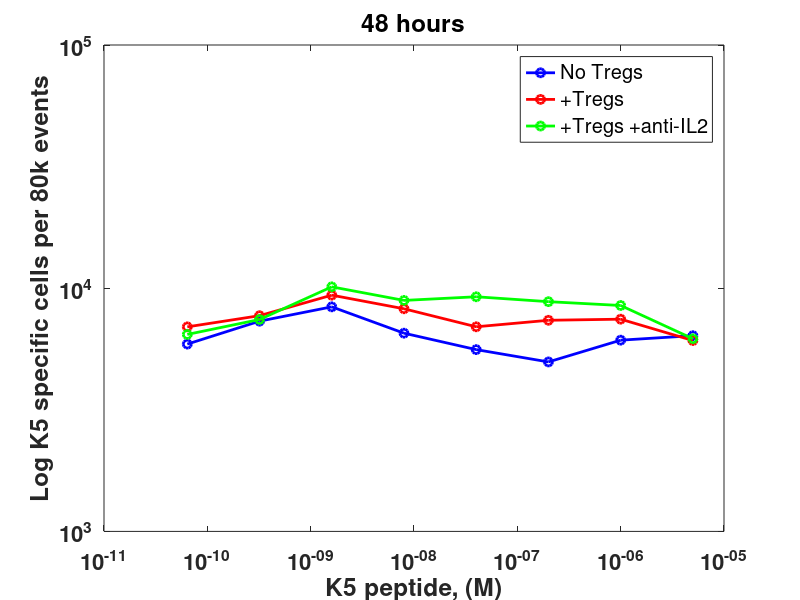
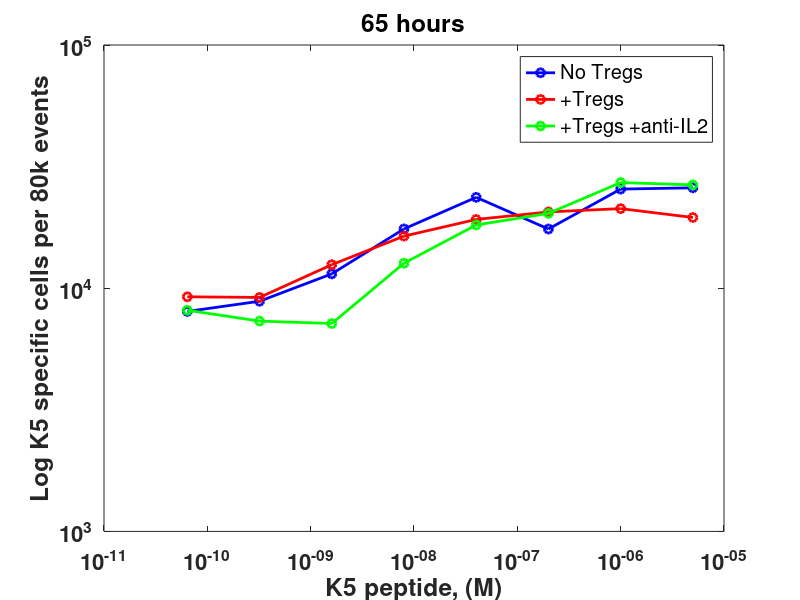
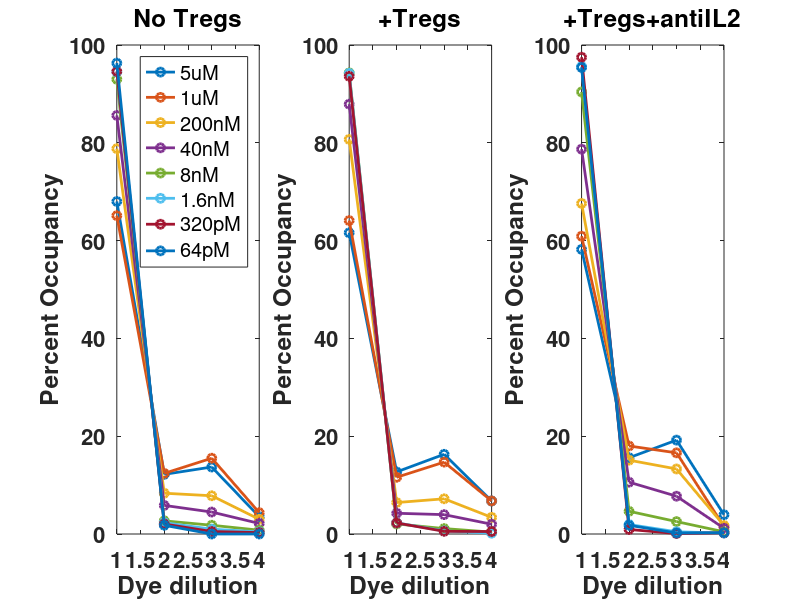
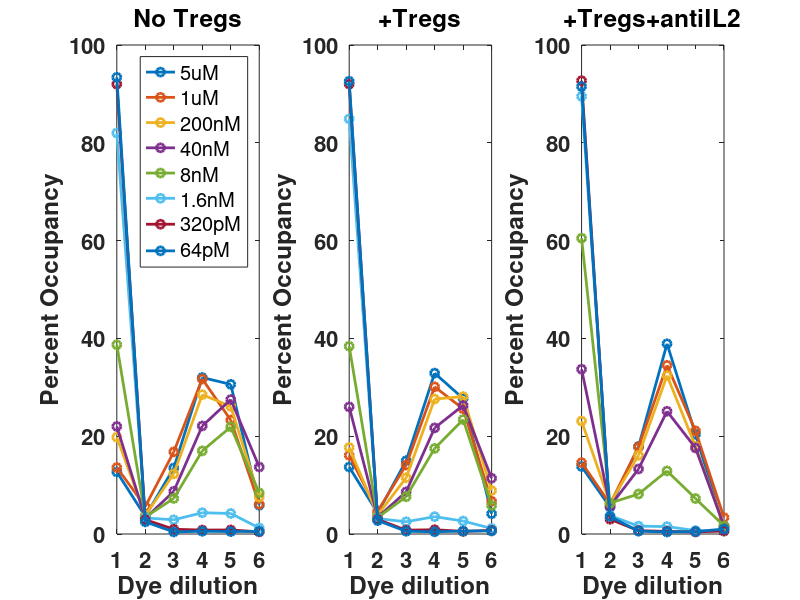

Here is the MATLAB script that generated these plots, in order:
%T1 counts

CTV=[6379
6114
4976
5591
6532
8382
7319
5891
6093
7458
7381
6940
8230
9363
7709
6935
6198
8490
8803
9221
8908
10129
7435
6455];

NoTregs=CTV(1:8);
Tregs=CTV(9:16);
antiIL2=CTV(17:24);

peptide=[5e-6 1e-6 200e-9 40e-9 8e-9 1.6e-9 320e-12 64e-12];

figure()
hold on
plot(peptide, NoTregs, '-bo', 'linewidth', 2)
plot(peptide, Tregs, '-ro', 'linewidth', 2)
plot(peptide, antiIL2, '-go', 'linewidth', 2)
set(gca, 'Fontsize', 16, 'Fontweight', 'bold', 'xscale', 'log', 'yscale', 'log')
set(gcf, 'color', 'w')
ylabel('Log K5 specific cells per 80k events')
xlabel('K5 peptide, (M)')
legend('No Tregs', '+Tregs', '+Tregs +anti-IL2')
box on
title('48 hours')
%%

%T2 counts

CTV=[25873
25558
17515
23642
17531
11454
8838
8026
19538
21244
20590
19174
16372
12494
9163
9218
26596
27188
20310
18197
12670
7158
7324
8116];

NoTregs=CTV(1:8);
Tregs=CTV(9:16);
antiIL2=CTV(17:24);

peptide=[5e-6 1e-6 200e-9 40e-9 8e-9 1.6e-9 320e-12 64e-12];

figure()
hold on
plot(peptide, NoTregs, '-bo', 'linewidth', 2)
plot(peptide, Tregs, '-ro', 'linewidth', 2)
plot(peptide, antiIL2, '-go', 'linewidth', 2)
set(gca, 'Fontsize', 16, 'Fontweight', 'bold', 'xscale', 'log', 'yscale', 'log')
set(gcf, 'color', 'w')
ylabel('Log K5 specific cells per 80k events')
xlabel('K5 peptide, (M)')
legend('No Tregs', '+Tregs', '+Tregs +anti-IL2')
box on
title('65 hours')


%%

%Percent Occupancy T1

CTV=[68	12.2	13.7	3.54
65.1	12.4	15.5	4.37
78.8	8.34	7.82	3.01
85.6	5.85	4.49	2.16
93	2.69	1.79	0.781
94.5	2.31	0.99	0.429
94.6	2.04	0.506	0.287
96.3	1.78	0	0
61.6	12.7	16.3	6.76
64.1	11.6	14.7	6.76
80.7	6.43	7.2	3.41
87.9	4.24	3.96	2
94.3	2.06	1.11	0.384
94.2	2.28	0.636	0.169
93.6	2.26	0.548	0.505
58.2	15.6	19.2	3.94
60.9	18	16.6	1.51
67.6	15.1	13.3	1.74
78.7	10.6	7.73	1.16
90.4	4.65	2.54	0.449
95.6	1.94	0.454	0.188
97.5	0.928	0.0941	0.242
95.4	1.78	0.217	0.263];

NoTregs=CTV(1:8,:);
Tregs=CTV(9:15,:);
antiIL2=CTV(16:23,:);

peak=[1 2 3 4];

figure()
subplot(1,3,1)
plot(peak, NoTregs, '-o', 'linewidth', 2)
set(gca, 'Fontsize', 16, 'Fontweight', 'bold')
set(gcf, 'color', 'w')
ylabel('Percent Occupancy')
xlabel('Dye dilution')
legend('5uM', '1uM', '200nM', '40nM', '8nM', '1.6nM', '320pM', '64pM')
box on
title('No Tregs')
subplot(1,3,2)
plot(peak, Tregs, '-o', 'linewidth', 2)
set(gca, 'Fontsize', 16, 'Fontweight', 'bold')
set(gcf, 'color', 'w')
ylabel('Percent Occupancy')
xlabel('Dye dilution')
box on
title('+Tregs')
subplot(1,3,3)
plot(peak, antiIL2, '-o', 'linewidth', 2)
set(gca, 'Fontsize', 16, 'Fontweight', 'bold')
set(gcf, 'color', 'w')
ylabel('Percent Occupancy')
xlabel('Dye dilution')
box on
title('+Tregs+antiIL2')

%%
%Percent Occupancy T2

CTV=[12.7	3.6	13.5	32	30.6	5.89
13.6	5.63	16.8	31.7	23.3	6.08
19.8	3.81	12.3	28.5	26.1	7.53
22	3.18	8.74	22.1	27.5	13.7
38.7	3.46	7.27	17	21.9	8.4
82	3.29	2.9	4.35	4.2	1.23
92	2.93	0.973	0.803	0.826	0.441
93.4	2.48	0.424	0.561	0.498	0.548
13.7	4.26	15	32.9	27.7	4.15
16.1	4.68	14.1	30.1	25.6	6.69
17.7	3.87	11.5	27.6	28.1	8.89
26	3.43	8.63	21.7	26.3	11.4
38.4	3.37	7.62	17.5	23.4	5.81
84.9	3.16	2.5	3.55	2.65	1.13
92	2.97	0.786	0.873	0.535	0.731
92.6	2.74	0.564	0.456	0.597	0.629
13.8	5.49	17.9	38.9	20.4	1.27
14.6	6.14	17.8	34.5	21.1	3.36
23.1	6.3	16.1	32.4	17.9	1.66
33.7	5.67	13.3	25.1	17.6	1.63
60.5	6.33	8.18	12.9	7.25	1.66
89.5	3.76	1.61	1.52	0.699	0.573
92.7	3.02	0.683	0.532	0.423	0.628
91.5	3.57	0.579	0.419	0.481	1.02];

NoTregs=CTV(1:8,:);
Tregs=CTV(9:16,:);
antiIL2=CTV(17:24,:);

peak=[1 2 3 4 5 6];

figure()
subplot(1,3,1)
plot(peak, NoTregs, '-o', 'linewidth', 2)
set(gca, 'Fontsize', 16, 'Fontweight', 'bold')
set(gcf, 'color', 'w')
ylabel('Percent Occupancy')
xlabel('Dye dilution')
legend('5uM', '1uM', '200nM', '40nM', '8nM', '1.6nM', '320pM', '64pM')
box on
title('No Tregs')
subplot(1,3,2)
plot(peak, Tregs, '-o', 'linewidth', 2)
set(gca, 'Fontsize', 16, 'Fontweight', 'bold')
set(gcf, 'color', 'w')
ylabel('Percent Occupancy')
xlabel('Dye dilution')
box on
title('+Tregs')
subplot(1,3,3)
plot(peak, antiIL2, '-o', 'linewidth', 2)
set(gca, 'Fontsize', 16, 'Fontweight', 'bold')
set(gcf, 'color', 'w')
ylabel('Percent Occupancy')
xlabel('Dye dilution')
box on
title('+Tregs+antiIL2')

figure()
subplot(4,2,1)
hold on
plot(peak, NoTregs (1,:), '-ro', 'linewidth', 2)
plot(peak, Tregs (1,:), '-bo', 'linewidth', 2)
plot(peak, antiIL2 (1,:), '-go', 'linewidth', 2)
set(gca, 'Fontsize', 16, 'Fontweight', 'bold')
set(gcf, 'color', 'w')
ylabel('Percent Occupancy')
xlabel('Dye dilution')
legend('No Tregs', 'Tregs', 'Tregs + anti-IL2')
title('5uM K5')
subplot(4,2,2)
hold on
plot(peak, NoTregs (2,:), '-ro', 'linewidth', 2)
plot(peak, Tregs (2,:), '-bo', 'linewidth', 2)
plot(peak, antiIL2 (2,:), '-go', 'linewidth', 2)
set(gca, 'Fontsize', 16, 'Fontweight', 'bold')
set(gcf, 'color', 'w')
ylabel('Percent Occupancy')
xlabel('Dye dilution')
title('1uM K5')
subplot(4,2,3)
hold on
plot(peak, NoTregs (3,:), '-ro', 'linewidth', 2)
plot(peak, Tregs (3,:), '-bo', 'linewidth', 2)
plot(peak, antiIL2 (3,:), '-go', 'linewidth', 2)
set(gca, 'Fontsize', 16, 'Fontweight', 'bold')
set(gcf, 'color', 'w')
ylabel('Percent Occupancy')
xlabel('Dye dilution')
title('200nM K5')
subplot(4,2,4)
hold on
plot(peak, NoTregs (4,:), '-ro', 'linewidth', 2)
plot(peak, Tregs (4,:), '-bo', 'linewidth', 2)
plot(peak, antiIL2 (4,:), '-go', 'linewidth', 2)
set(gca, 'Fontsize', 16, 'Fontweight', 'bold')
set(gcf, 'color', 'w')
ylabel('Percent Occupancy')
xlabel('Dye dilution')
title('40nM K5')
subplot(4,2,5)
hold on
plot(peak, NoTregs (5,:), '-ro', 'linewidth', 2)
plot(peak, Tregs (5,:), '-bo', 'linewidth', 2)
plot(peak, antiIL2 (5,:), '-go', 'linewidth', 2)
set(gca, 'Fontsize', 16, 'Fontweight', 'bold')
set(gcf, 'color', 'w')
ylabel('Percent Occupancy')
xlabel('Dye dilution')
title('8nM K5')
subplot(4,2,6)
hold on
plot(peak, NoTregs (6,:), '-ro', 'linewidth', 2)
plot(peak, Tregs (6,:), '-bo', 'linewidth', 2)
plot(peak, antiIL2 (6,:), '-go', 'linewidth', 2)
set(gca, 'Fontsize', 16, 'Fontweight', 'bold')
set(gcf, 'color', 'w')
ylabel('Percent Occupancy')
xlabel('Dye dilution')
title('1.6nM K5')
subplot(4,2,7)
hold on
plot(peak, NoTregs (7,:), '-ro', 'linewidth', 2)
plot(peak, Tregs (7,:), '-bo', 'linewidth', 2)
plot(peak, antiIL2 (7,:), '-go', 'linewidth', 2)
set(gca, 'Fontsize', 16, 'Fontweight', 'bold')
set(gcf, 'color', 'w')
ylabel('Percent Occupancy')
xlabel('Dye dilution')
title('320pM K5')
subplot(4,2,8)
hold on
plot(peak, NoTregs (8,:), '-ro', 'linewidth', 2)
plot(peak, Tregs (8,:), '-bo', 'linewidth', 2)
plot(peak, antiIL2 (8,:), '-go', 'linewidth', 2)
set(gca, 'Fontsize', 16, 'Fontweight', 'bold')
set(gcf, 'color', 'w')
ylabel('Percent Occupancy')
xlabel('Dye dilution')
title('6.4pM K5')
%%

%CD25+ T1

CTV=[49.3
49.6
34
26
19.7
16
14.5
11.7
NaN
59.6
52.1
33.1
23.6
19.5
16.7
14.4
58.9
38.4
23.3
19.2
18.8
20.5
18.3
19.1];

NoTregs=CTV(1:8);
Tregs=CTV(9:16);
antiIL2=CTV(17:24);

peptide=[5e-6 1e-6 200e-9 40e-9 8e-9 1.6e-9 320e-12 64e-12];

figure()
hold on
plot(peptide, NoTregs, '-bo', 'linewidth', 2)
plot(peptide, Tregs, '-ro', 'linewidth', 2)
plot(peptide, antiIL2, '-go', 'linewidth', 2)
set(gca, 'Fontsize', 16, 'Fontweight', 'bold', 'xscale', 'log')
set(gcf, 'color', 'w')
ylabel('Percent CD25+')
xlabel('K5 peptide, (M)')
legend('No Tregs', '+Tregs', '+Tregs +anti-IL2')
box on
title('48 hours')
%%

%CD25+T2

CTV=[84.4
83.7
52.3
32.7
26.9
15.6
13.1
12.2
74.7
73.4
35.1
22
19.2
14.3
13.6
14.1
33.9
32.1
13.8
16
15.2
13.9
10.4
11.8];

NoTregs=CTV(1:8);
Tregs=CTV(9:16);
antiIL2=CTV(17:24);

peptide=[5e-6 1e-6 200e-9 40e-9 8e-9 1.6e-9 320e-12 64e-12];

figure()
hold on
plot(peptide, NoTregs, '-bo', 'linewidth', 2)
plot(peptide, Tregs, '-ro', 'linewidth', 2)
plot(peptide, antiIL2, '-go', 'linewidth', 2)
set(gca, 'Fontsize', 16, 'Fontweight', 'bold', 'xscale', 'log')
set(gcf, 'color', 'w')
ylabel('Percent CD25+')
xlabel('K5 peptide, (M)')
legend('No Tregs', '+Tregs', '+Tregs +anti-IL2')
box on
title('65 hours')

%%

%PD1 positive T1

CTV=[35.2
36.8
29.1
26.5
23
21.4
19.4
16.1
NaN
39.8
34.5
26.6
23.8
24.1
21.9
20.1
39.1
30.3
26.4
24.3
23.2
26.3
21.1
23.6];

NoTregs=CTV(1:8);
Tregs=CTV(9:16);
antiIL2=CTV(17:24);

peptide=[5e-6 1e-6 200e-9 40e-9 8e-9 1.6e-9 320e-12 64e-12];

figure()
hold on
plot(peptide, NoTregs, '-bo', 'linewidth', 2)
plot(peptide, Tregs, '-ro', 'linewidth', 2)
plot(peptide, antiIL2, '-go', 'linewidth', 2)
set(gca, 'Fontsize', 16, 'Fontweight', 'bold', 'xscale', 'log')
set(gcf, 'color', 'w')
ylabel('Percent PD1+')
xlabel('K5 peptide, (M)')
legend('No Tregs', '+Tregs', '+Tregs +anti-IL2')
box on
title('48 hours')

%%

%PD1 positive T2

CTV=[6.64
7.07
4.73
5.33
6.47
9.43
13
13.4
6.88
7.67
5.08
5.87
5.63
11.3
14.7
15.5
10.9
9.77
8.98
10
11.4
15.5
12.7
14.4
];

NoTregs=CTV(1:8);
Tregs=CTV(9:16);
antiIL2=CTV(17:24);

peptide=[5e-6 1e-6 200e-9 40e-9 8e-9 1.6e-9 320e-12 64e-12];

figure()
hold on
plot(peptide, NoTregs, '-bo', 'linewidth', 2)
plot(peptide, Tregs, '-ro', 'linewidth', 2)
plot(peptide, antiIL2, '-go', 'linewidth', 2)
set(gca, 'Fontsize', 16, 'Fontweight', 'bold', 'xscale', 'log')
set(gcf, 'color', 'w')
ylabel('Percent PD1+')
xlabel('K5 peptide, (M)')
legend('No Tregs', '+Tregs', '+Tregs +anti-IL2')
box on
title('65 hours')

%%

%PD-1 hi or low CD25 gmfi T1

CTV_hi=[4722
4321
3996
3660
3400
2880
2854
2659
NaN
5561
5057
4484
3904
2956
2778
2617
4899
3615
3027
2951
2937
2876
3054
2930];

NoTregs_hi=CTV_hi(1:8);
Tregs_hi=CTV_hi(9:16);
antiIL2_hi=CTV_hi(17:24);

peptide=[5e-6 1e-6 200e-9 40e-9 8e-9 1.6e-9 320e-12 64e-12];

figure()
hold on
plot(peptide, NoTregs_hi, '-bo', 'linewidth', 2)
plot(peptide, Tregs_hi, '-ro', 'linewidth', 2)
plot(peptide, antiIL2_hi, '-go', 'linewidth', 2)
set(gca, 'Fontsize', 16, 'Fontweight', 'bold', 'xscale', 'log', 'ylim', [1000 6000], 'ytick', [2000, 4000, 6000])
set(gcf, 'color', 'w')
ylabel('CD25 GMFI for PD-1+')
xlabel('K5 peptide, (M)')
legend('No Tregs', '+Tregs', '+Tregs +anti-IL2')
box on
title('48 hours')

CTV_lo=[1887
1806
1485
1288
1189
1136
1169
1168
NaN
2147
1847
1421
1226
1150
1167
1138
2035
1575
1241
1153
1156
1211
1327
1217
];

NoTregs_lo=CTV_lo(1:8);
Tregs_lo=CTV_lo(9:16);
antiIL2_lo=CTV_lo(17:24);

peptide=[5e-6 1e-6 200e-9 40e-9 8e-9 1.6e-9 320e-12 64e-12];

figure()
hold on
plot(peptide, NoTregs_lo, '-bo', 'linewidth', 2)
plot(peptide, Tregs_lo, '-ro', 'linewidth', 2)
plot(peptide, antiIL2_lo, '-go', 'linewidth', 2)
set(gca, 'Fontsize', 16, 'Fontweight', 'bold', 'xscale', 'log', 'ylim', [1000 6000], 'ytick', [2000, 4000, 6000])
set(gcf, 'color', 'w')
ylabel('CD25 GMFI for PD-1-')
xlabel('K5 peptide, (M)')
legend('No Tregs', '+Tregs', '+Tregs +anti-IL2')
box on
title('48 hours')

figure()
subplot(1,3,1)
hold on
plot(peptide, NoTregs_hi, '-bo', 'linewidth', 2)
plot(peptide, NoTregs_lo, '--bo', 'linewidth', 2)
set(gca, 'Fontsize', 16, 'Fontweight', 'bold', 'xscale', 'log', 'ylim', [1000 6000], 'ytick', [2000 4000 6000 8000])
set(gcf, 'color', 'w')
ylabel('CD25 GMFI')
xlabel('K5 peptide, (M)')
title('No Tregs - 48 hours')
legend('PD-1+', 'PD-1-')
box on
subplot(1,3,2)
hold on
plot(peptide, Tregs_hi, '-ro', 'linewidth', 2)
plot(peptide, Tregs_lo, '--ro', 'linewidth', 2)
set(gca, 'Fontsize', 16, 'Fontweight', 'bold', 'xscale', 'log', 'ylim', [1000 6000], 'ytick', [2000 4000 6000 8000])
set(gcf, 'color', 'w')
ylabel('CD25 GMFI')
xlabel('K5 peptide, (M)')
title('+Tregs - 48 hours')
legend('PD-1+', 'PD-1-')
box on
subplot(1,3,3)
hold on
plot(peptide, antiIL2_hi, '-go', 'linewidth', 2)
plot(peptide, antiIL2_lo, '--go', 'linewidth', 2)
set(gca, 'Fontsize', 16, 'Fontweight', 'bold', 'xscale', 'log', 'ylim', [1000 6000], 'ytick', [2000 4000 6000 8000])
set(gcf, 'color', 'w')
ylabel('CD25 GMFI')
xlabel('K5 peptide, (M)')
title('+Tregs+antiIL2 - 48 hours')
legend('PD-1+', 'PD-1-')
box on


%%

%PD-1 hi or low CD25 gmfi T2

CTV_hi=[7056
7790
5229
4075
4000
4006
3220
3061
6086
6895
4392
3662
3617
3751
3036
3022
4338
4224
3301
3395
3411
3057
2851
2788];

NoTregs_hi=CTV_hi(1:8);
Tregs_hi=CTV_hi(9:16);
antiIL2_hi=CTV_hi(17:24);

peptide=[5e-6 1e-6 200e-9 40e-9 8e-9 1.6e-9 320e-12 64e-12];

figure()
hold on
plot(peptide, NoTregs_hi, '-bo', 'linewidth', 2)
plot(peptide, Tregs_hi, '-ro', 'linewidth', 2)
plot(peptide, antiIL2_hi, '-go', 'linewidth', 2)
set(gca, 'Fontsize', 16, 'Fontweight', 'bold', 'xscale', 'log', 'ylim', [1000 8000], 'ytick', [2000, 4000, 6000, 8000])
set(gcf, 'color', 'w')
ylabel('CD25 GMFI for PD-1+')
xlabel('K5 peptide, (M)')
legend('No Tregs', '+Tregs', '+Tregs +anti-IL2')
box on
title('65 hours')

CTV_lo=[4501
5001
2543
1599
1392
1238
1209
1199
3669
3942
1667
1151
1200
1163
1199
1200
1284
1218
664
846
1041
1182
1219
1179];

NoTregs_lo=CTV_lo(1:8);
Tregs_lo=CTV_lo(9:16);
antiIL2_lo=CTV_lo(17:24);

peptide=[5e-6 1e-6 200e-9 40e-9 8e-9 1.6e-9 320e-12 64e-12];

figure()
hold on
plot(peptide, NoTregs_lo, '-bo', 'linewidth', 2)
plot(peptide, Tregs_lo, '-ro', 'linewidth', 2)
plot(peptide, antiIL2_lo, '-go', 'linewidth', 2)
set(gca, 'Fontsize', 16, 'Fontweight', 'bold', 'xscale', 'log', 'ylim', [1000 8000], 'ytick', [2000, 4000, 6000, 8000])
set(gcf, 'color', 'w')
ylabel('CD25 GMFI for PD-1-')
xlabel('K5 peptide, (M)')
legend('No Tregs', '+Tregs', '+Tregs +anti-IL2')
box on
title('65 hours')

figure()
subplot(1,3,1)
hold on
plot(peptide, NoTregs_hi, '-bo', 'linewidth', 2)
plot(peptide, NoTregs_lo, '--bo', 'linewidth', 2)
set(gca, 'Fontsize', 16, 'Fontweight', 'bold', 'xscale', 'log', 'ylim', [1000 8000], 'ytick', [2000 4000 6000 8000])
set(gcf, 'color', 'w')
ylabel('CD25 GMFI')
xlabel('K5 peptide, (M)')
title('No Tregs - 65 hours')
legend('PD-1+', 'PD-1-')
box on
subplot(1,3,2)
hold on
plot(peptide, Tregs_hi, '-ro', 'linewidth', 2)
plot(peptide, Tregs_lo, '--ro', 'linewidth', 2)
set(gca, 'Fontsize', 16, 'Fontweight', 'bold', 'xscale', 'log', 'ylim', [1000 8000], 'ytick', [2000 4000 6000 8000])
set(gcf, 'color', 'w')
ylabel('CD25 GMFI')
xlabel('K5 peptide, (M)')
title('+Tregs - 65 hours')
legend('PD-1+', 'PD-1-')
box on
subplot(1,3,3)
hold on
plot(peptide, antiIL2_hi, '-go', 'linewidth', 2)
plot(peptide, antiIL2_lo, '--go', 'linewidth', 2)
set(gca, 'Fontsize', 16, 'Fontweight', 'bold', 'xscale', 'log', 'ylim', [1000 8000], 'ytick', [2000 4000 6000 8000])
set(gcf, 'color', 'w')
ylabel('CD25 GMFI')
xlabel('K5 peptide, (M)')
title('+Tregs+antiIL2 - 65 hours')
legend('PD-1+', 'PD-1-')
box on

%%
%CD25 hi or low PD-1 GMFI

CTV_hi=[600
610
649
727
837
906
885
778
NaN
582
566
623
756
843
841
854
570
605
731
816
844
850
795
808];

NoTregs_hi=CTV_hi(1:8);
Tregs_hi=CTV_hi(9:16);
antiIL2_hi=CTV_hi(17:24);

peptide=[5e-6 1e-6 200e-9 40e-9 8e-9 1.6e-9 320e-12 64e-12];

figure()
hold on
plot(peptide, NoTregs_hi, '-bo', 'linewidth', 2)
plot(peptide, Tregs_hi, '-ro', 'linewidth', 2)
plot(peptide, antiIL2_hi, '-go', 'linewidth', 2)
set(gca, 'Fontsize', 16, 'Fontweight', 'bold', 'xscale', 'log')
set(gcf, 'color', 'w')
ylabel('PD-1 GMFI for CD25+')
xlabel('K5 peptide, (M)')
legend('No Tregs', '+Tregs', '+Tregs +anti-IL2')
box on
title('48 hours')

CTV_lo=[338
349
344
345
331
333
320
310
NaN
332
323
321
322
322
309
311
329
330
336
333
324
327
325
312];

NoTregs_lo=CTV_lo(1:8);
Tregs_lo=CTV_lo(9:16);
antiIL2_lo=CTV_lo(17:24);

peptide=[5e-6 1e-6 200e-9 40e-9 8e-9 1.6e-9 320e-12 64e-12];

figure()
hold on
plot(peptide, NoTregs_lo, '-bo', 'linewidth', 2)
plot(peptide, Tregs_lo, '-ro', 'linewidth', 2)
plot(peptide, antiIL2_lo, '-go', 'linewidth', 2)
set(gca, 'Fontsize', 16, 'Fontweight', 'bold', 'xscale', 'log')
set(gcf, 'color', 'w')
ylabel('PD-1 GMFI for CD25-')
xlabel('K5 peptide, (M)')
legend('No Tregs', '+Tregs', '+Tregs +anti-IL2')
box on
title('48 hours')

figure()
subplot(1,3,1)
hold on
plot(peptide, NoTregs_hi, '-bo', 'linewidth', 2)
plot(peptide, NoTregs_lo, '--bo', 'linewidth', 2)
set(gca, 'Fontsize', 16, 'Fontweight', 'bold', 'xscale', 'log')
set(gcf, 'color', 'w')
ylabel('PD-1 GMFI')
xlabel('K5 peptide, (M)')
title('No Tregs - 48 hours')
legend('CD25+', 'CD25-')
box on
subplot(1,3,2)
hold on
plot(peptide, Tregs_hi, '-ro', 'linewidth', 2)
plot(peptide, Tregs_lo, '--ro', 'linewidth', 2)
set(gca, 'Fontsize', 16, 'Fontweight', 'bold', 'xscale', 'log', 'ylim', [300 1000])
set(gcf, 'color', 'w')
ylabel('PD-1 GMFI')
xlabel('K5 peptide, (M)')
title('+Tregs - 48 hours')
legend('CD25+', 'CD25-')
box on
subplot(1,3,3)
hold on
plot(peptide, antiIL2_hi, '-go', 'linewidth', 2)
plot(peptide, antiIL2_lo, '--go', 'linewidth', 2)
set(gca, 'Fontsize', 16, 'Fontweight', 'bold', 'xscale', 'log', 'ylim', [300 1000])
set(gcf, 'color', 'w')
ylabel('PD-1 GMFI')
xlabel('K5 peptide, (M)')
title('+Tregs+antiIL2 - 48 hours')
legend('CD25+', 'CD25-')
box on

%%

%CD25 hi or low PD-1 gmfi T2

CTV_hi=[185
196
183
214
248
416
647
686
192
198
207
259
281
534
702
701
323
304
436
432
483
741
745
730];

NoTregs_hi=CTV_hi(1:8);
Tregs_hi=CTV_hi(9:16);
antiIL2_hi=CTV_hi(17:24);

peptide=[5e-6 1e-6 200e-9 40e-9 8e-9 1.6e-9 320e-12 64e-12];

figure()
hold on
plot(peptide, NoTregs_hi, '-bo', 'linewidth', 2)
plot(peptide, Tregs_hi, '-ro', 'linewidth', 2)
plot(peptide, antiIL2_hi, '-go', 'linewidth', 2)
set(gca, 'Fontsize', 16, 'Fontweight', 'bold', 'xscale', 'log')
set(gcf, 'color', 'w')
ylabel('PD-1 GMFI for CD25+')
xlabel('K5 peptide, (M)')
legend('No Tregs', '+Tregs', '+Tregs +anti-IL2')
box on
title('65 hours')

CTV_lo=[167
157
151
141
182
250
274
276
159
157
140
152
176
253
278
278
193
185
208
223
247
283
290
282];

NoTregs_lo=CTV_lo(1:8);
Tregs_lo=CTV_lo(9:16);
antiIL2_lo=CTV_lo(17:24);

peptide=[5e-6 1e-6 200e-9 40e-9 8e-9 1.6e-9 320e-12 64e-12];

figure()
hold on
plot(peptide, NoTregs_lo, '-bo', 'linewidth', 2)
plot(peptide, Tregs_lo, '-ro', 'linewidth', 2)
plot(peptide, antiIL2_lo, '-go', 'linewidth', 2)
set(gca, 'Fontsize', 16, 'Fontweight', 'bold', 'xscale', 'log')
set(gcf, 'color', 'w')
ylabel('PD-1 GMFI for CD25-')
xlabel('K5 peptide, (M)')
legend('No Tregs', '+Tregs', '+Tregs +anti-IL2')
box on
title('65 hours')

figure()
subplot(1,3,1)
hold on
plot(peptide, NoTregs_hi, '-bo', 'linewidth', 2)
plot(peptide, NoTregs_lo, '--bo', 'linewidth', 2)
set(gca, 'Fontsize', 16, 'Fontweight', 'bold', 'xscale', 'log', 'ylim', [100 800])
set(gcf, 'color', 'w')
ylabel('PD-1 GMFI')
xlabel('K5 peptide, (M)')
title('No Tregs - 65 hours')
legend('CD25+', 'CD25-')
box on
subplot(1,3,2)
hold on
plot(peptide, Tregs_hi, '-ro', 'linewidth', 2)
plot(peptide, Tregs_lo, '--ro', 'linewidth', 2)
set(gca, 'Fontsize', 16, 'Fontweight', 'bold', 'xscale', 'log')
set(gcf, 'color', 'w')
ylabel('PD-1 GMFI')
xlabel('K5 peptide, (M)')
title('+Tregs - 65 hours')
legend('CD25+', 'CD25-')
box on
subplot(1,3,3)
hold on
plot(peptide, antiIL2_hi, '-go', 'linewidth', 2)
plot(peptide, antiIL2_lo, '--go', 'linewidth', 2)
set(gca, 'Fontsize', 16, 'Fontweight', 'bold', 'xscale', 'log')
set(gcf, 'color', 'w')
ylabel('PD-1 GMFI')
xlabel('K5 peptide, (M)')
title('+Tregs+antiIL2 - 65 hours')
legend('CD25+', 'CD25-')
box on


%%
%Among CD25+, PD1 positive percentage T1 (48 hours)

CD25=[89.3
89.7
92
94.7
96.9
99.3
99
99.7
NaN
84.7
82.9
87.6
94.5
98.9
98.8
99.1
83.2
87.7
94.5
97.5
98.5
99.4
98.7
99.1];

peptide=[5e-6 1e-6 200e-9 40e-9 8e-9 1.6e-9 320e-12 64e-12];

NoTregs=CD25(1:8);
Tregs=CD25(9:16);
antiIL2=CD25(17:24);

figure()
hold on
plot(peptide, NoTregs, '-bo', 'linewidth', 2)
plot(peptide, Tregs, '-ro', 'linewidth', 2)
plot(peptide, antiIL2, '-go', 'linewidth', 2)
set(gca, 'Fontsize', 16, 'Fontweight', 'bold', 'xscale', 'log', 'ylim', [10 100])
set(gcf, 'color', 'w')
ylabel('%PD-1+ among activated cells')
xlabel('K5 peptide, (M)')
legend('No Tregs', '+Tregs', '+Tregs +anti-IL2')
box on
title('48 hours')


%%


%Among CD25+, PD1 positive percentage T2 (65 hours)

CD25=[15.6
18.7
16.5
26.3
32.3
63.7
90.8
96
17.7
20.9
23.6
35.3
37.9
78.8
93.6
95.4
44.7
42.2
63.9
62.2
69.5
96
97.2
97.6];

peptide=[5e-6 1e-6 200e-9 40e-9 8e-9 1.6e-9 320e-12 64e-12];

NoTregs=CD25(1:8);
Tregs=CD25(9:16);
antiIL2=CD25(17:24);

figure()
hold on
plot(peptide, NoTregs, '-bo', 'linewidth', 2)
plot(peptide, Tregs, '-ro', 'linewidth', 2)
plot(peptide, antiIL2, '-go', 'linewidth', 2)
set(gca, 'Fontsize', 16, 'Fontweight', 'bold', 'xscale', 'log')
set(gcf, 'color', 'w')
ylabel('%PD-1+ among activated cells')
xlabel('K5 peptide, (M)')
legend('No Tregs', '+Tregs', '+Tregs +anti-IL2')
box on
title('65 hours')
